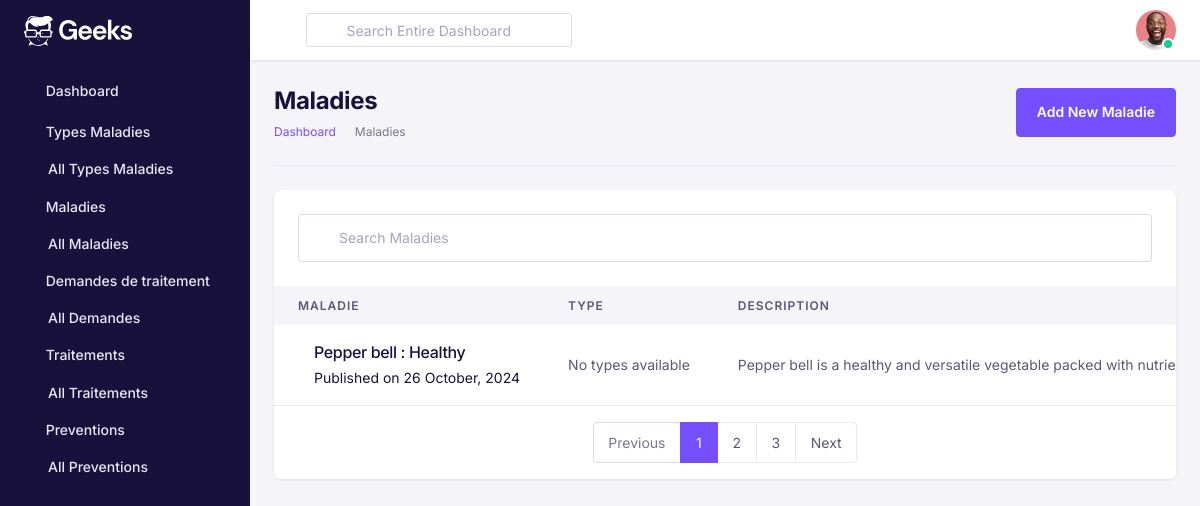
Before: /maladies/ (signed in) with the older database file.
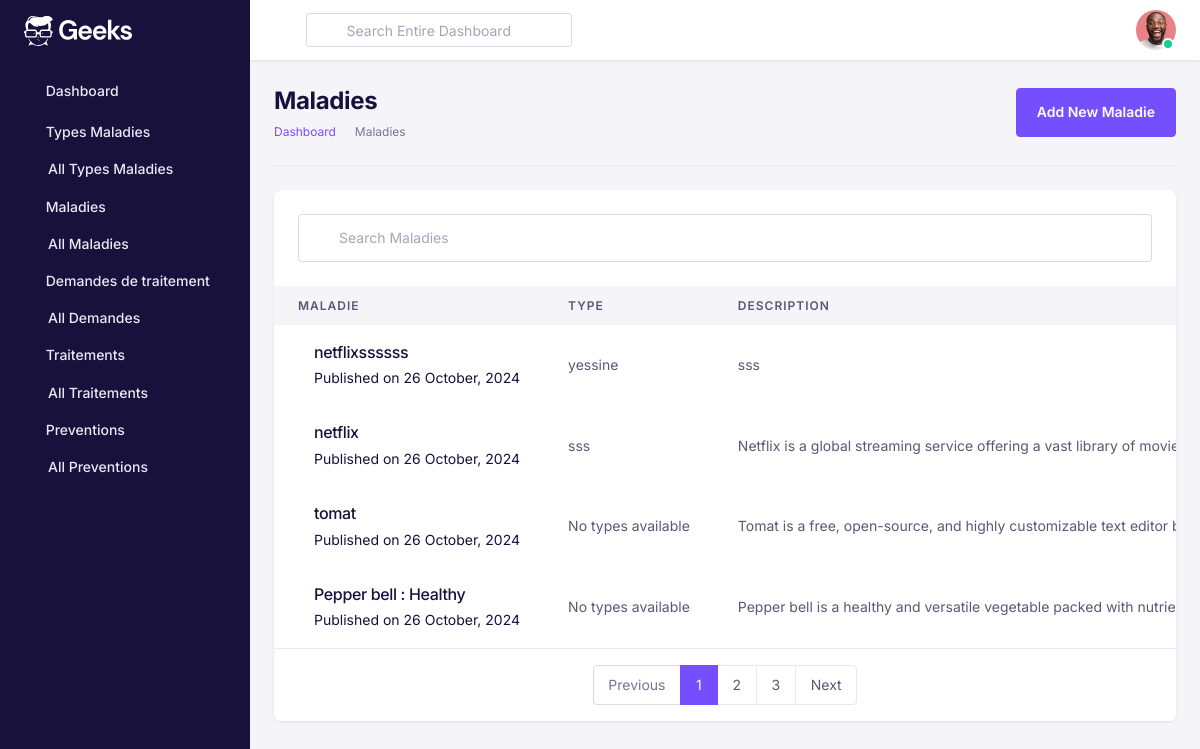
After: the same page with the newer database file.
### Maladie/models.py (models this page shows, shortened)
class Maladie(models.Model):
    nom = models.CharField(max_length=200, unique=True, verbose_name="Nom de la maladie")
    description = models.TextField(verbose_name="Description de la maladie")
    image = models.ImageField(upload_to='maladies/', verbose_name="Image de la maladie", null=True, blank=True)
    causes = models.TextField(verbose_name="Causes de la maladie", blank=True)
    symptomes = models.TextField(verbose_name="Symptomes observables", blank=True)
    date_publication = models.DateTimeField(auto_now_add=True, verbose_name="Date de publication")
    owner = models.ForeignKey(settings.AUTH_USER_MODEL, on_delete=models.CASCADE, related_name='maladies', null=True)
    types = models.ManyToManyField(TypeMaladie, related_name='maladies', verbose_name="Types de maladies")
    traitements = models.ManyToManyField(Treatment, related_name="maladies", verbose_name="Traitements")
    class Meta:
        verbose_name = "Maladie"
        verbose_name_plural = "Maladies"
        ordering = ['-date_publication']

### TypeMaladie/models.py (models this page shows, shortened)
class TypeMaladie(models.Model):
    nom = models.CharField(max_length=200, unique=True, verbose_name="Nom de la type de maladie")
    description = models.TextField(verbose_name="Description de la type de maladie")
    image = models.ImageField(upload_to='typemaladies/', verbose_name="Image de la type de maladie", null=True, blank=True)
    is_contagious = models.BooleanField(default=True)
    date_publication = models.DateTimeField(auto_now_add=True, verbose_name="Date de publication")
    owner = models.ForeignKey(settings.AUTH_USER_MODEL, on_delete=models.CASCADE, related_name='typemaladies', null=True)
    class Meta:
        verbose_name = "TypeMaladie"
        verbose_name_plural = "TypeMaladie"
        ordering = ['-date_publication']

### UserApp/decorators.py (the view)
        def _wrapped_view(request, *args, **kwargs):
            if request.user.is_authenticated and request.user.role == role:
                return view_func(request, *args, **kwargs)
            else:
                raise PermissionDenied

### Maladie/views.py (called while the page is built)
@login_required
@role_required("ADMIN")
def maladie_list(request):
    maladies = Maladie.objects.all()
    return render(request, 'maladie_list.html', {'maladies': maladies})

### Maladie/templates/maladie_list.html (shortened to what this page needs)
<!DOCTYPE html>
<html lang="en">
{% load static %}
<head>
    <link href="{% static 'assets/fonts/feather/feather.css' %}" rel="stylesheet" />
    <link href="{% static 'assets/libs/dragula/dist/dragula.min.css' %}" rel="stylesheet" />
    <link href="{% static 'assets/libs/@mdi/font/css/materialdesignicons.min.css' %}" rel="stylesheet" />
    <link href="{% static 'assets/libs/prismjs/themes/prism.css' %}" rel="stylesheet" />
    <link href="{% static 'assets/libs/dropzone/dist/dropzone.css' %}" rel="stylesheet" />
    <link href="{% static 'assets/libs/magnific-popup/dist/magnific-popup.css' %}" rel="stylesheet" />
    <link href="{% static 'assets/libs/bootstrap-select/dist/css/bootstrap-select.min.css' %}" rel="stylesheet">
    <link href="{% static 'assets/libs/@yaireo/tagify/dist/tagify.css' %}" rel="stylesheet">
    <link href="{% static 'assets/libs/tiny-slider/dist/tiny-slider.css' %}" rel="stylesheet">
    <link href="{% static 'assets/libs/tippy.js/dist/tippy.css' %}" rel="stylesheet">
    <link rel="stylesheet" href="{% static 'assets/css/theme.min.css' %}">
</head>
<body>
    <div id="db-wrapper">
        {% include 'sidebar.html' %}
        <div id="page-content">
            <div class="header">
                {% include 'navbar.html' %}
            </div>
            <div class="container-fluid p-4">
                <div class="row">
                    <div class="col-lg-12 col-md-12 col-12">
                        <div class="border-bottom pb-4 mb-4 d-lg-flex align-items-center justify-content-between">
                            <div class="mb-2 mb-lg-0">
                                <h1 class="mb-1 h2 font-weight-bold">Maladies</h1>
                                <nav aria-label="breadcrumb">
                                    <ol class="breadcrumb">
                                        <li class="breadcrumb-item"><a href="{% url 'home' %}">Dashboard</a></li>
                                        <li class="breadcrumb-item active" aria-current="page">Maladies</li>
                                    </ol>
                                </nav>
                            </div>
                            <div>
                                <a href="{% url 'maladie-create' %}" class="btn btn-primary">Add New Maladie</a>
                            </div>
                        </div>
                    </div>
                </div>
                <div class="row">
                    <div class="col-lg-12 col-md-12 col-12">
                        <div class="card rounded-lg">
                            <div class="p-4 row">
                                <form method="GET" action="{% url 'maladie_list' %}"
                                    class="d-flex align-items-center col-12 col-md-12 col-lg-12">
                                    <span class="position-absolute pl-3 search-icon">
                                        <i class="fe fe-search"></i>
                                    </span>
                                    <input type="search" name="q" class="form-control pl-6"
                                        placeholder="Search Maladies" />
                                </form>
                            </div>
                            <div>
                                <div class="tab-content" id="tabContent">
                                    <div class="tab-pane fade show active" id="maladies" role="tabpanel"
                                        aria-labelledby="maladies-tab">
                                        <div class="table-responsive border-0 overflow-y-hidden">
                                            <table class="table mb-0 text-nowrap">
                                                <thead>
                                                    <tr>
                                                        <th scope="col" class="border-0 text-uppercase">Maladie</th>
                                                        <th scope="col" class="border-0 text-uppercase">Type</th>
                                                        <th scope="col" class="border-0 text-uppercase">Description</th>
                                                    </tr>
                                                </thead>
                                                <tbody>
                                                    {% for maladie in maladies %}
                                                    <tr>
                                                        <td class="border-top-0">
                                                            <div class="d-lg-flex align-items-center">
                                                                <div class="ml-lg-3 mt-2 mt-lg-0">
                                                                    <h4 class="mb-1 text-primary-hover">{{ maladie.nom }}</h4>
                                                                    <span class="text-inherit">Published on {{ maladie.date_publication|date:"d F, Y" }}</span>
                                                                </div>
                                                            </div>
                                                        </td>
                                                        <td class="align-middle border-top-0">
                                                            {% if maladie.types.all %}
                                                                {% for type in maladie.types.all %}
                                                                    {{ type.nom }}{% if not forloop.last %}, {% endif %}
                                                                {% endfor %}
                                                            {% else %}
                                                                No types available
                                                            {% endif %}
                                                        </td>
                                                        <td class="align-middle border-top-0">{{ maladie.description }}
                                                        </td>
                                                    </tr>
                                                    {% empty %}
                                                    <tr>
                                                        <td colspan="5">No maladies available.</td>
                                                    </tr>
                                                    {% endfor %}
                                                </tbody>
                                            </table>
                                        </div>
                                    </div>
                                </div>
                                <div class="card-footer">
                                    <nav aria-label="Page navigation example">
                                        <ul class="pagination justify-content-center mb-0">
                                            <li class="page-item disabled">
                                                <a class="page-link" href="#" tabindex="-1">Previous</a>
                                            </li>
                                            <li class="page-item active" aria-current="page">
                                                <a class="page-link" href="#">1</a>
                                            </li>
                                            <li class="page-item"><a class="page-link" href="#">2</a></li>
                                            <li class="page-item"><a class="page-link" href="#">3</a></li>
                                            <li class="page-item">
                                                <a class="page-link" href="#">Next</a>
                                            </li>
                                        </ul>
                                    </nav>
                                </div>
                            </div>
                        </div>
                    </div>
                </div>
            </div>
        </div>
    </div>
</body>
</html>

### Maladie/templates/sidebar.html
{% load static %}
<nav class="navbar-vertical navbar">
    <div class="nav-scroller">
        <a class="navbar-brand" href="{% url 'home' %}">
            <img src="{% static 'assets/images/brand/logo/logo-inverse.svg' %}" alt="Logo" />
        </a>
        <ul class="navbar-nav flex-column" id="sideNavbar">
            <li class="nav-item">
                <a class="nav-link active" href="{% url 'dashboard_admin' %}">
                    <i class="nav-icon fe fe-home mr-2"></i>Dashboard
                </a>
            </li>
            <li class="nav-item">
                <a class="nav-link active" href="#!" data-toggle="collapse" data-target="#navTypeMaladies"
                    aria-expanded="true" aria-controls="navTypeMaladies">
                    <i class="nav-icon fe fe-book mr-2"></i>Types Maladies
                </a>
                <div id="navTypeMaladies" class="collapse show" data-parent="#sideNavbar">
                    <ul class="nav flex-column">
                        <li class="nav-item">
                            <a class="nav-link active" href="{% url 'type_maladie_list' %}">All Types Maladies</a>
                        </li>
                    </ul>
                </div>
            </li>
            <li class="nav-item">
                <a class="nav-link active" href="#!" data-toggle="collapse" data-target="#navMaladies"
                    aria-expanded="true" aria-controls="navMaladies">
                    <i class="nav-icon fe fe-book mr-2"></i>Maladies
                </a>
                <div id="navMaladies" class="collapse show" data-parent="#sideNavbar">
                    <ul class="nav flex-column">
                        <li class="nav-item">
                            <a class="nav-link active" href="{% url 'maladie_list' %}">All Maladies</a>
                        </li>
                    </ul>
                </div>
            </li>
            <li class="nav-item">
                <a class="nav-link active" href="#!" data-toggle="collapse" data-target="#navDemandes" aria-expanded="true"
                    aria-controls="navDemandes">
                    <i class="nav-icon fe fe-book mr-2"></i>Demandes de traitement
                </a>
                <div id="navDemandes" class="collapse show" data-parent="#sideNavbar">
                    <ul class="nav flex-column">
                        <li class="nav-item">
                            <a class="nav-link active" href="{% url 'demande_list' %}">All Demandes</a>
                        </li>
                    </ul>
                </div>
            </li>
            <li class="nav-item">
                <a class="nav-link active" href="#!" data-toggle="collapse" data-target="#navTraitements" aria-expanded="true"
                    aria-controls="navTraitements">
                    <i class="nav-icon fe fe-book mr-2"></i>Traitements
                </a>
                <div id="navTraitements" class="collapse show" data-parent="#sideNavbar">
                    <ul class="nav flex-column">
                        <li class="nav-item">
                            <a class="nav-link active" href="{% url 'treatment_list' %}">All Traitements</a>
                        </li>
                    </ul>
                </div>
            </li>
            <li class="nav-item">
                <a class="nav-link active" href="#!" data-toggle="collapse" data-target="#navPreventions" aria-expanded="true"
                    aria-controls="navPreventions">
                    <i class="nav-icon fe fe-book mr-2"></i>Preventions
                </a>
                <div id="navPreventions" class="collapse show" data-parent="#sideNavbar">
                    <ul class="nav flex-column">
                        <li class="nav-item">
                            <a class="nav-link active" href="{% url 'prevention_list' %}">All Preventions</a>
                        </li>
                    </ul>
                </div>
            </li>
        </ul>
    </div>
</nav>

### Maladie/templates/navbar.html (shortened to what this page needs)
{% load static %}
<nav class="navbar-default navbar navbar-expand-lg">
    <a id="nav-toggle" href="#!"><i class="fe fe-menu"></i></a>
    <div class="ml-lg-3 d-none d-md-none d-lg-block">
      <form class="d-flex align-items-center">
        <span class="position-absolute pl-3 search-icon">
          <i class="fe fe-search"></i>
        </span>
        <input type="search" class="form-control form-control-sm  pl-6" placeholder="Search Entire Dashboard" />
      </form>
    </div>
    <ul class="navbar-nav navbar-right-wrap ml-auto  d-flex nav-top-wrap ">
      <li class="dropdown ml-2">
        <a class="rounded-circle " href="#!" role="button" id="dropdownUser" data-toggle="dropdown"
          aria-haspopup="true" aria-expanded="false">
          <div class="avatar avatar-md avatar-indicators avatar-online">
            <img alt="avatar" src="../assets/images/avatar/avatar-1.jpg" class="rounded-circle">
          </div>
        </a>
      </li>
    </ul>
  </nav>

Changed rows visible on the page:
added Maladie: nom "netflixssssss", date_publication "26 October, 2024", description "sss"
added TypeMaladie: nom "yessine", shown under "netflixssssss"
added Maladie: nom "netflix", date_publication "26 October, 2024", description "Netflix is a global streaming service offering a vast library of…"
added TypeMaladie: nom "sss", shown under "netflix"
added Maladie: nom "tomat", date_publication "26 October, 2024", shows "No types available", description "Tomat is a free, open-source, and highly customizable text editor…"
